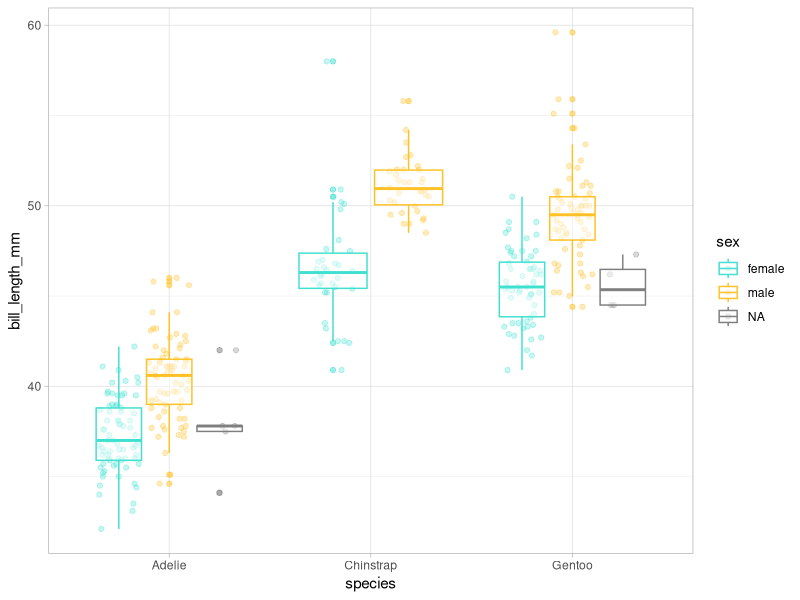
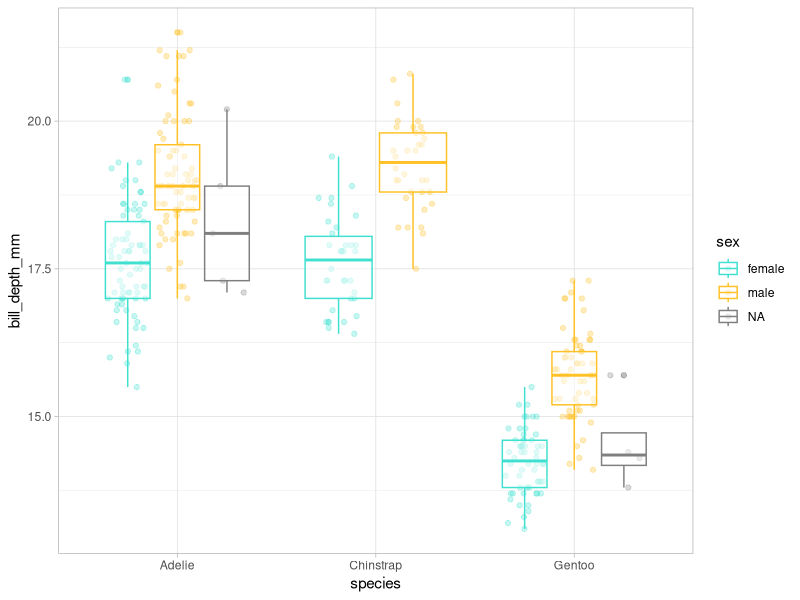
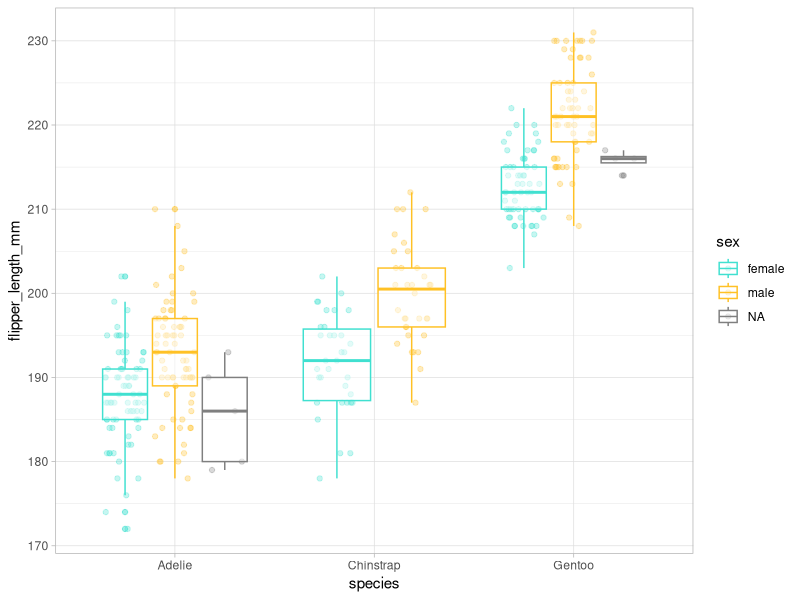
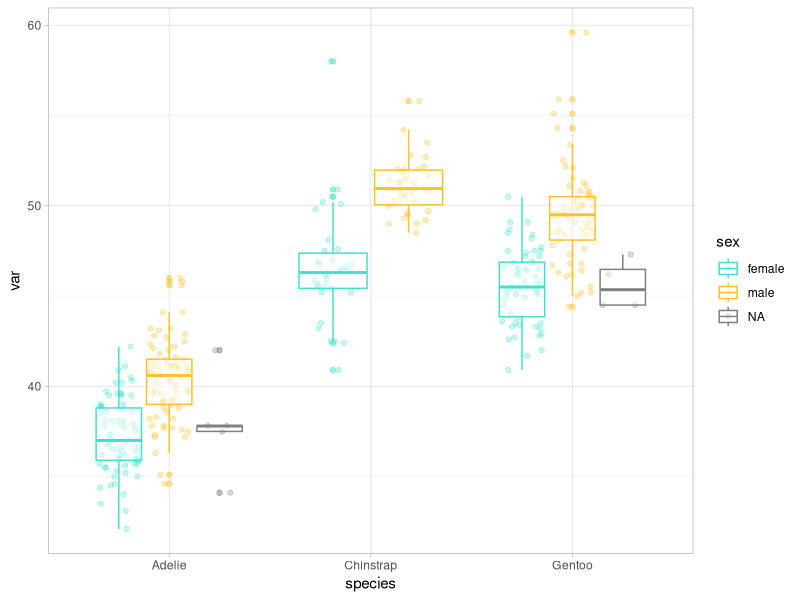

Source code (R) for these figures, in order: (Note: this script raises an error after producing the figures.)
## ---- chunk 1
#| warning: false

# install.packages("palmerpenguins")
library(palmerpenguins)
library(tidyverse)

df <- penguins |> 
  select(bill_length_mm, bill_depth_mm, flipper_length_mm, body_mass_g)

df_rescaled1 <- df |> 
  mutate(bill_length_mm = (bill_length_mm - min(bill_length_mm, na.rm = TRUE)) / (max(bill_length_mm, na.rm = TRUE) - min(bill_length_mm, na.rm = TRUE)),
    bill_depth_mm = (bill_depth_mm - min(bill_depth_mm, na.rm = TRUE)) / (max(bill_depth_mm, na.rm = TRUE) - min(bill_length_mm, na.rm = TRUE)),
    flipper_length_mm = (flipper_length_mm - min(flipper_length_mm, na.rm = TRUE)) / (max(flipper_length_mm, na.rm = TRUE) - min(flipper_length_mm, na.rm = TRUE)),
    body_mass_g = (body_mass_g - min(body_mass_g, na.rm = TRUE)) / (max(body_mass_g, na.rm = TRUE) - min(body_mass_g, na.rm = TRUE)))
    
View(df_rescaled1)

#
rescale01 <- function(x) {
  rng <- range(x, na.rm = TRUE)   
  (x - rng[1]) / (rng[2] - rng[1]) 
} 

df_rescaled2 <- df |> 
  mutate(bill_length_mm = rescale01(bill_length_mm),
         bill_depth_mm = rescale01(bill_depth_mm),
         flipper_length_mm = rescale01(flipper_length_mm), 
         body_mass_g = rescale01(body_mass_g))  

View(df_rescaled2)

#
df_rescaled3 <- lapply(df, rescale01)

View(df_rescaled3)

## ---- chunk 2

nombre1_v1 <- function(x, y) {
  paste(x, y, sep = "_")
}  

nombre1_v2 <- function(x, y) paste(x, y, sep = "_")  

nombre1_v3 <- \(x, y) paste(x, y, sep = "_")

nombre1_v1("Vero", "Cruz") 
nombre1_v2("Vero", "Cruz") 
nombre1_v3("Vero", "Cruz") 

## ---- chunk 3

penguins |> 
  map(function(x) length(unique(x)))

## ---- chunk 4
#| warning: false

penguins_num <- penguins |> 
  select(species, sex, where(is.numeric))

# nos interesan las diferencias entre especie y sexo

ggplot(penguins_num, aes(x = species, y = bill_length_mm, color = sex)) +
  geom_point(position = position_jitterdodge(), alpha = 0.3) +
  geom_boxplot(alpha = 0.5) +
  scale_color_manual(values = c("turquoise", "goldenrod1")) +
  theme_light()

ggplot(penguins_num, aes(x = species, y = bill_depth_mm, color = sex)) +
  geom_point(position = position_jitterdodge(), alpha = 0.3) +
  geom_boxplot(alpha = 0.5) +
  scale_color_manual(values = c("turquoise", "goldenrod1")) +
  theme_light()

ggplot(penguins_num, aes(x = species, y = flipper_length_mm, color = sex)) +
  geom_point(position = position_jitterdodge(), alpha = 0.3) +
  geom_boxplot(alpha = 0.5) +
  scale_color_manual(values = c("turquoise", "goldenrod1")) +
  theme_light()

# etc
## ---- chunk 5
#| warning: false

var <- penguins_num$bill_length_mm

ggplot(penguins_num, aes(x = species, y = var, color = sex)) +
  geom_point(position = position_jitterdodge(), alpha = 0.3) +
  geom_boxplot(alpha = 0.5) +
  scale_color_manual(values = c("turquoise", "goldenrod1")) +
  theme_light()
 
## ---- chunk 6
#| warning: false
#| error: true

var <- body_mass_g
var <- "body_mass_g"

ggplot(penguins_num, aes(x = species, y = var, color = sex)) +
  geom_point(position = position_jitterdodge(), alpha = 0.3) +
  geom_boxplot(alpha = 0.5) +
  scale_color_manual(values = c("turquoise", "goldenrod1")) +
  theme_light() +
  ylab(var) # grafico erroneo

ggplot(penguins_num, aes(x = species, y = .data[[var]], color = sex)) +
  geom_point(position = position_jitterdodge(), alpha = 0.3) +
  geom_boxplot(alpha = 0.5) +
  scale_color_manual(values = c("turquoise", "goldenrod1")) +
  theme_light() +
  ylab(var) # grafico correcto


## ---- chunk 7

explorar_penguins <- function (var) {
  ggplot(penguins_num, aes(x = species, y = .data[[var]], color = sex)) +
    geom_point(position = position_jitterdodge(), alpha = 0.3) +
    geom_boxplot(alpha = 0.5) +
    scale_color_manual(values = c("turquoise", "goldenrod1")) +
    theme_light() +
    ylab(var) 
}

## ---- chunk 8

explorar_penguins(var = "body_mass_g") 
explorar_penguins(var = "flipper_length_mm") 
explorar_penguins(var = "bill_depth_mm")

## ---- chunk 9

set.seed(123)

df_ej <- data.frame(
  a = sample(1:5),
  b = sample(1:5),
  c = sample(1:5)
)

salida <- vector("double", 3)           # 1. salida
for (i in 1:3) {                        # 2. secuencia
  salida[[i]] <- first(df_ej[[i]])      # 3. cuerpo
}

salida

# podriamos generalizar el for
salida <- vector("double", ncol(df_ej))   # 1. salida
for (i in seq_along(df_ej)) {             # 2. secuencia
  salida[[i]] <- first(df_ej[[i]])        # 3. cuerpo
}

salida

# tambien podriamos iterar sobre filas
salida <- vector("double", nrow(df_ej)) 
for(i in 1:nrow(df_ej)) {
    salida[[i]] <- sum(df_ej[i, ])
}

salida

## ---- chunk 10

aleatorizacion <- function(f) {
  f(rnorm(5))
}

aleatorizacion(f = median)

## ---- chunk 11

map(df_ej, first)

df_ej |> 
  map(first)

salida <- vector("list", length = 3)
for (i in 1:3) {
  salida[[i]] <- first(df_ej[[i]])
}
salida

## ---- chunk 12

cuadratica <- function(x) {
  x ^ 2
}

map_ouput_list <- map(.x = 1:4, .f = cuadratica)

lapply_ouput_list <- lapply(X = 1:4, FUN = cuadratica)

# seleccionar cada elemento de la lista
map_ouput_list[[1]]

map_ouput_list |>
  pluck(1)

# algun uso mas interesante 
glimpse(penguins)

# atajo para generar una funcion anonima:  \(nombre_del_argumento)
map(.x = penguins, .f = \(x) length(unique(x)))

# salida dataframe
map_df(.x = penguins, .f = \(x) length(unique(x)))

## ---- chunk 13

map_lgl(penguins, is.numeric)
penguins_num <- penguins[ , map_lgl(penguins, is.numeric)] 
map_dbl(penguins_num, median, na.rm = T)
map_chr(penguins, class)
map_int(penguins, \(x) length(unique(x)))
1:4 |> 
  map_vec(\(x) as.Date(ISOdate(x + 2024, 09, 25)))

## ---- chunk 14

potencia <- function(base, exponente) {
  base ^ exponente
}

set.seed(123)

x <- sample(5)
y <- sample(5)

map2(x, y, potencia)

## ---- chunk 15

penguins_list <- penguins |>
  group_split(species)

# asignamos nombres a las listas
names(penguins_list) <- c("p1", "p2", "p3")

## ---- chunk 16
Sys.time()
sessionInfo()
